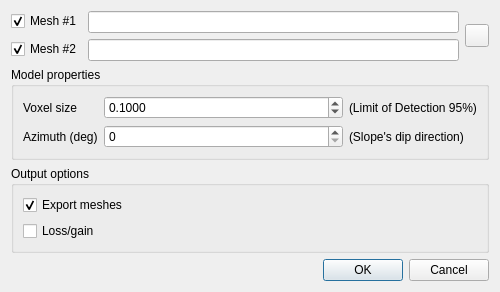
<?xml version="1.0" encoding="UTF-8"?>
<ui version="4.0">
 <class>VoxFallDialog</class>
 <widget class="QDialog" name="VoxFallDialog">
  <property name="geometry">
   <rect>
    <x>0</x>
    <y>0</y>
    <width>500</width>
    <height>220</height>
   </rect>
  </property>
  <property name="windowTitle">
   <string>VoxFall Detection</string>
  </property>
  <property name="windowIcon">
   <iconset resource="../qVoxFall.qrc">
    <normaloff>:/CC/plugin/qVoxFall/images/icon.png</normaloff>:/CC/plugin/qVoxFall/images/icon.png</iconset>
  </property>
  <layout class="QVBoxLayout" name="verticalLayout_7">
   <item>
    <layout class="QHBoxLayout" name="horizontalLayout_3">
     <item>
      <layout class="QFormLayout" name="formLayout_3">
       <item row="0" column="0">
        <widget class="QCheckBox" name="showMesh1CheckBox">
         <property name="text">
          <string>Mesh #1</string>
         </property>
         <property name="checked">
          <bool>true</bool>
         </property>
        </widget>
       </item>
       <item row="0" column="1">
        <widget class="QLineEdit" name="mesh1LineEdit"/>
       </item>
       <item row="1" column="0">
        <widget class="QCheckBox" name="showMesh2CheckBox">
         <property name="text">
          <string>Mesh #2</string>
         </property>
         <property name="checked">
          <bool>true</bool>
         </property>
        </widget>
       </item>
       <item row="1" column="1">
        <widget class="QLineEdit" name="mesh2LineEdit"/>
       </item>
      </layout>
     </item>
     <item>
      <widget class="QToolButton" name="swapMeshesToolButton">
       <property name="icon">
        <iconset resource="../qVoxFall.qrc">
         <normaloff>:/CC/plugin/qVoxFall/images/iconSwap.svg</normaloff>:/CC/plugin/qVoxFall/images/iconSwap.svg</iconset>
       </property>
      </widget>
     </item>
    </layout>
   </item>
   <item>
    <layout class="QVBoxLayout" name="verticalLayout">	
     <item>
      <widget class="QGroupBox" name="modelPropertiesGroupBox">
       <property name="title">
        <string>Model properties</string>
       </property>
       <layout class="QGridLayout" name="gridLayout">
		<item row="0" column="0">
		 <widget class="QLabel" name="label">
		  <property name="sizePolicy">
		   <sizepolicy hsizetype="Maximum" vsizetype="Preferred">
			<horstretch>0</horstretch>
			<verstretch>0</verstretch>
		   </sizepolicy>
		  </property>
		  <property name="text">
		   <string>Voxel size</string>
		  </property>
		 </widget>
		</item>
        <item row="0" column="1">
         <widget class="QDoubleSpinBox" name="voxelSizeDoubleSpinBox">
          <property name="decimals">
           <number>4</number>
          </property>
          <property name="minimum">
           <double>0.000100000000000</double>
          </property>
          <property name="maximum">
           <double>1000000000.000000000000000</double>
          </property>
          <property name="value">
           <double>0.10</double>
          </property>
         </widget>
        </item>
		<item row="0" column="2">
		 <widget class="QLabel" name="label_1">
		  <property name="sizePolicy">
		   <sizepolicy hsizetype="Maximum" vsizetype="Preferred">
			<horstretch>0</horstretch>
			<verstretch>0</verstretch>
		   </sizepolicy>
		  </property>
		  <property name="text">
		   <string>(Limit of Detection 95%)</string>
		  </property>
		 </widget>			
		</item>
        <item row="1" column="0">
         <widget class="QLabel" name="label_2">
          <property name="sizePolicy">
           <sizepolicy hsizetype="Maximum" vsizetype="Preferred">
            <horstretch>0</horstretch>
            <verstretch>0</verstretch>
           </sizepolicy>
          </property>
          <property name="text">
           <string>Azimuth (deg)</string>
          </property>
         </widget>
        </item>
        <item row="1" column="1">
         <widget class="QDoubleSpinBox" name="azDoubleSpinBox">
          <property name="decimals">
           <number>0</number>
          </property>
          <property name="minimum">
           <double>0.0</double>
          </property>
          <property name="maximum">
           <double>360.0</double>
          </property>
          <property name="value">
           <double>0.0</double>
          </property>
         </widget>
        </item>
		<item row="1" column="2">
		 <widget class="QLabel" name="label_3">
		  <property name="sizePolicy">
		   <sizepolicy hsizetype="Maximum" vsizetype="Preferred">
			<horstretch>0</horstretch>
			<verstretch>0</verstretch>
		   </sizepolicy>
		  </property>
		  <property name="text">
		   <string>(Slope's dip direction)</string>
		  </property>
		 </widget>
		</item>
       </layout>
      </widget>
     </item>
	 <item>
	  <widget class="QGroupBox" name="outputOptionsGroupBox">
       <property name="title">
        <string>Output options</string>
       </property>
	   <layout class="QGridLayout" name="gridLayout_2">
		<item row="0" column="0">	
		 <widget class="QCheckBox" name="exportCheckBox">
		  <property name="text">
		   <string>Export meshes</string>
		  </property>
		  <property name="checked">
		   <bool>true</bool>
		  </property>
		 </widget>	
		</item>	   
		<item row="1" column="0">	
		 <widget class="QCheckBox" name="lossCheckBox">
		  <property name="text">
		   <string>Loss/gain</string>
		  </property>
		  <property name="checked">
		   <bool>false</bool>
		  </property>
		 </widget>	
		</item>	   
	   </layout>
	  </widget> 		
	 </item>	
    </layout>
   </item>
   <item>
    <layout class="QHBoxLayout" name="horizontalLayout_7">
     <item>
      <widget class="QDialogButtonBox" name="buttonBox">
       <property name="orientation">
        <enum>Qt::Horizontal</enum>
       </property>
       <property name="standardButtons">
        <set>QDialogButtonBox::Cancel|QDialogButtonBox::Ok</set>
       </property>
      </widget>
     </item>
    </layout>
   </item>
  </layout>
 </widget>
 <tabstops>
  <tabstop>showMesh1CheckBox</tabstop>
  <tabstop>mesh1LineEdit</tabstop>
  <tabstop>showMesh2CheckBox</tabstop>
  <tabstop>mesh2LineEdit</tabstop>
  <tabstop>swapMeshesToolButton</tabstop>
  <tabstop>voxelSizeDoubleSpinBox</tabstop>
  <tabstop>azDoubleSpinBox</tabstop>
  <tabstop>exportCheckBox</tabstop>
  <tabstop>lossCheckBox</tabstop>
  <tabstop>buttonBox</tabstop>
 </tabstops>
 <resources>
  <include location="../qVoxFall.qrc"/>
 </resources>
 <connections>
  <connection>
   <sender>buttonBox</sender>
   <signal>accepted()</signal>
   <receiver>VoxFallDialog</receiver>
   <slot>accept()</slot>
   <hints>
    <hint type="sourcelabel">
     <x>316</x>
     <y>358</y>
    </hint>
    <hint type="destinationlabel">
     <x>157</x>
     <y>274</y>
    </hint>
   </hints>
  </connection>
  <connection>
   <sender>buttonBox</sender>
   <signal>rejected()</signal>
   <receiver>VoxFallDialog</receiver>
   <slot>reject()</slot>
   <hints>
    <hint type="sourcelabel">
     <x>384</x>
     <y>358</y>
    </hint>
    <hint type="destinationlabel">
     <x>286</x>
     <y>274</y>
    </hint>
   </hints>
  </connection>
 </connections>
</ui>
